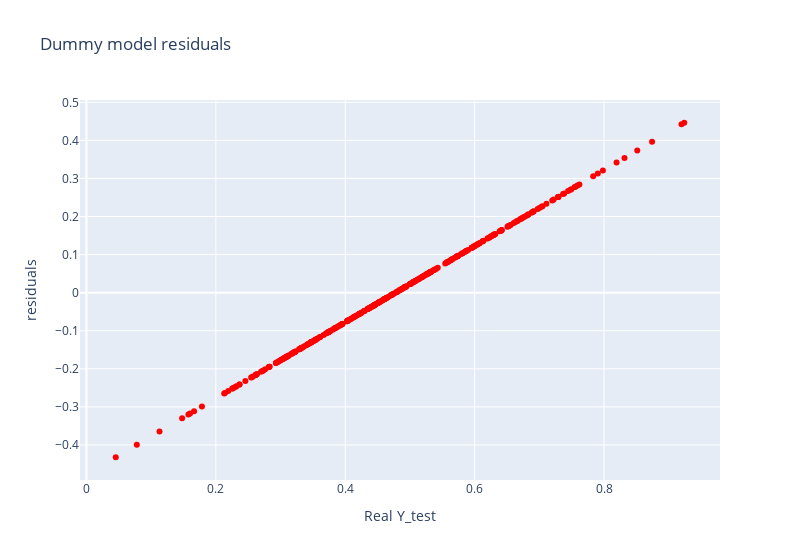

Notebook cell for this chart:
### Code cell
fig = go.Figure(
    data=go.Scatter(y=(Y_test-dummy.predict(X_test)), x=Y_test, name='residuals', mode='markers', marker={'color': 'red'}),
    layout=dict(width=800, title='Dummy model residuals', xaxis_title='Real Y_test', yaxis_title='residuals')
)
fig.show()

### Figure 1 — Plotly figure (JSON) as saved in the notebook; plotly's stock layout.template omitted (floating-point values rounded to 4 significant figures; data arrays with more than 128 entries replaced by an {"elided": "..."} marker saying what was removed)
{"data": [{"marker": {"color": "red"}, "mode": "markers", "name": "residuals", "type": "scatter", "x": {"elided": "365 float values"}, "y": {"elided": "365 float values"}}], "layout": {"title": {"text": "Dummy model residuals"}, "width": 800, "xaxis": {"title": {"text": "Real Y_test"}}, "yaxis": {"title": {"text": "residuals"}}}}
